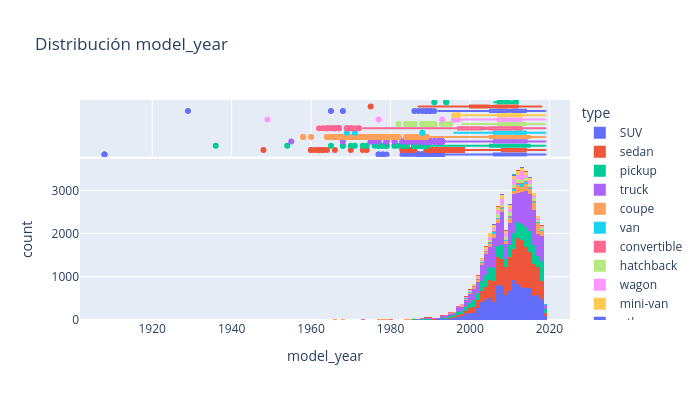

Notebook code cell kept with this figure:
### Code cell
# Visualizar histograma de variable 2
hist_plot02 = px.histogram(
    df_clean, 
    x = v[1], 
    title = f"Distribución {v[1]}", 
    color = "type", 
    marginal = "box", 
    width = 700, 
    height = 400
)
hist_plot02.show()

### Figure 1 — Plotly figure (JSON) as saved in the notebook; plotly's stock layout.template omitted (floating-point values rounded to 4 significant figures; data arrays with more than 128 entries replaced by an {"elided": "..."} marker saying what was removed)
{"data": [{"bingroup": "x", "hovertemplate": "type=SUV<br>model_year=%{x}<br>count=%{y}<extra></extra>", "legendgroup": "SUV", "marker": {"color": "#636efa", "pattern": {"shape": ""}}, "name": "SUV", "orientation": "v", "showlegend": true, "type": "histogram", "x": {"elided": "11486 float values"}, "xaxis": "x", "yaxis": "y"}, {"hovertemplate": "type=SUV<br>model_year=%{x}<extra></extra>", "legendgroup": "SUV", "marker": {"color": "#636efa"}, "name": "SUV", "notched": true, "showlegend": false, "type": "box", "x": {"elided": "11486 float values"}, "xaxis": "x2", "yaxis": "y2"}, {"bingroup": "x", "hovertemplate": "type=sedan<br>model_year=%{x}<br>count=%{y}<extra></extra>", "legendgroup": "sedan", "marker": {"color": "#EF553B", "pattern": {"shape": ""}}, "name": "sedan", "orientation": "v", "showlegend": true, "type": "histogram", "x": {"elided": "11306 float values"}, "xaxis": "x", "yaxis": "y"}, {"hovertemplate": "type=sedan<br>model_year=%{x}<extra></extra>", "legendgroup": "sedan", "marker": {"color": "#EF553B"}, "name": "sedan", "notched": true, "showlegend": false, "type": "box", "x": {"elided": "11306 float values"}, "xaxis": "x2", "yaxis": "y2"}, {"bingroup": "x", "hovertemplate": "type=pickup<br>model_year=%{x}<br>count=%{y}<extra></extra>", "legendgroup": "pickup", "marker": {"color": "#00cc96", "pattern": {"shape": ""}}, "name": "pickup", "orientation": "v", "showlegend": true, "type": "histogram", "x": {"elided": "6484 float values"}, "xaxis": "x", "yaxis": "y"}, {"hovertemplate": "type=pickup<br>model_year=%{x}<extra></extra>", "legendgroup": "pickup", "marker": {"color": "#00cc96"}, "name": "pickup", "notched": true, "showlegend": false, "type": "box", "x": {"elided": "6484 float values"}, "xaxis": "x2", "yaxis": "y2"}, {"bingroup": "x", "hovertemplate": "type=truck<br>model_year=%{x}<br>count=%{y}<extra></extra>", "legendgroup": "truck", "marker": {"color": "#ab63fa", "pattern": {"shape": ""}}, "name": "truck", "orientation": "v", "showlegend": true, "type": "histogram", "x": {"elided": "11517 float values"}, "xaxis": "x", "yaxis": "y"}, {"hovertemplate": "type=truck<br>model_year=%{x}<extra></extra>", "legendgroup": "truck", "marker": {"color": "#ab63fa"}, "name": "truck", "notched": true, "showlegend": false, "type": "box", "x": {"elided": "11517 float values"}, "xaxis": "x2", "yaxis": "y2"}, {"bingroup": "x", "hovertemplate": "type=coupe<br>model_year=%{x}<br>count=%{y}<extra></extra>", "legendgroup": "coupe", "marker": {"color": "#FFA15A", "pattern": {"shape": ""}}, "name": "coupe", "orientation": "v", "showlegend": true, "type": "histogram", "x": {"elided": "2158 float values"}, "xaxis": "x", "yaxis": "y"}, {"hovertemplate": "type=coupe<br>model_year=%{x}<extra></extra>", "legendgroup": "coupe", "marker": {"color": "#FFA15A"}, "name": "coupe", "notched": true, "showlegend": false, "type": "box", "x": {"elided": "2158 float values"}, "xaxis": "x2", "yaxis": "y2"}, {"bingroup": "x", "hovertemplate": "type=van<br>model_year=%{x}<br>count=%{y}<extra></extra>", "legendgroup": "van", "marker": {"color": "#19d3f3", "pattern": {"shape": ""}}, "name": "van", "orientation": "v", "showlegend": true, "type": "histogram", "x": {"elided": "594 float values"}, "xaxis": "x", "yaxis": "y"}, {"hovertemplate": "type=van<br>model_year=%{x}<extra></extra>", "legendgroup": "van", "marker": {"color": "#19d3f3"}, "name": "van", "notched": true, "showlegend": false, "type": "box", "x": {"elided": "594 float values"}, "xaxis": "x2", "yaxis": "y2"}, {"bingroup": "x", "hovertemplate": "type=convertible<br>model_year=%{x}<br>count=%{y}<extra></extra>", "legendgroup": "convertible", "marker": {"color": "#FF6692", "pattern": {"shape": ""}}, "name": "convertible", "orientation": "v", "showlegend": true, "type": "histogram", "x": {"elided": "419 float values"}, "xaxis": "x", "yaxis": "y"}, {"hovertemplate": "type=convertible<br>model_year=%{x}<extra></extra>", "legendgroup": "convertible", "marker": {"color": "#FF6692"}, "name": "convertible", "notched": true, "showlegend": false, "type": "box", "x": {"elided": "419 float values"}, "xaxis": "x2", "yaxis": "y2"}, {"bingroup": "x", "hovertemplate": "type=hatchback<br>model_year=%{x}<br>count=%{y}<extra></extra>", "legendgroup": "hatchback", "marker": {"color": "#B6E880", "pattern": {"shape": ""}}, "name": "hatchback", "orientation": "v", "showlegend": true, "type": "histogram", "x": {"elided": "974 float values"}, "xaxis": "x", "yaxis": "y"}, {"hovertemplate": "type=hatchback<br>model_year=%{x}<extra></extra>", "legendgroup": "hatchback", "marker": {"color": "#B6E880"}, "name": "hatchback", "notched": true, "showlegend": false, "type": "box", "x": {"elided": "974 float values"}, "xaxis": "x2", "yaxis": "y2"}, {"bingroup": "x", "hovertemplate": "type=wagon<br>model_year=%{x}<br>count=%{y}<extra></extra>", "legendgroup": "wagon", "marker": {"color": "#FF97FF", "pattern": {"shape": ""}}, "name": "wagon", "orientation": "v", "showlegend": true, "type": "histogram", "x": {"elided": "1431 float values"}, "xaxis": "x", "yaxis": "y"}, {"hovertemplate": "type=wagon<br>model_year=%{x}<extra></extra>", "legendgroup": "wagon", "marker": {"color": "#FF97FF"}, "name": "wagon", "notched": true, "showlegend": false, "type": "box", "x": {"elided": "1431 float values"}, "xaxis": "x2", "yaxis": "y2"}, {"bingroup": "x", "hovertemplate": "type=mini-van<br>model_year=%{x}<br>count=%{y}<extra></extra>", "legendgroup": "mini-van", "marker": {"color": "#FECB52", "pattern": {"shape": ""}}, "name": "mini-van", "orientation": "v", "showlegend": true, "type": "histogram", "x": {"elided": "1075 float values"}, "xaxis": "x", "yaxis": "y"}, {"hovertemplate": "type=mini-van<br>model_year=%{x}<extra></extra>", "legendgroup": "mini-van", "marker": {"color": "#FECB52"}, "name": "mini-van", "notched": true, "showlegend": false, "type": "box", "x": {"elided": "1075 float values"}, "xaxis": "x2", "yaxis": "y2"}, {"bingroup": "x", "hovertemplate": "type=other<br>model_year=%{x}<br>count=%{y}<extra></extra>", "legendgroup": "other", "marker": {"color": "#636efa", "pattern": {"shape": ""}}, "name": "other", "orientation": "v", "showlegend": true, "type": "histogram", "x": {"elided": "234 float values"}, "xaxis": "x", "yaxis": "y"}, {"hovertemplate": "type=other<br>model_year=%{x}<extra></extra>", "legendgroup": "other", "marker": {"color": "#636efa"}, "name": "other", "notched": true, "showlegend": false, "type": "box", "x": {"elided": "234 float values"}, "xaxis": "x2", "yaxis": "y2"}, {"bingroup": "x", "hovertemplate": "type=offroad<br>model_year=%{x}<br>count=%{y}<extra></extra>", "legendgroup": "offroad", "marker": {"color": "#EF553B", "pattern": {"shape": ""}}, "name": "offroad", "orientation": "v", "showlegend": true, "type": "histogram", "x": {"elided": "204 float values"}, "xaxis": "x", "yaxis": "y"}, {"hovertemplate": "type=offroad<br>model_year=%{x}<extra></extra>", "legendgroup": "offroad", "marker": {"color": "#EF553B"}, "name": "offroad", "notched": true, "showlegend": false, "type": "box", "x": {"elided": "204 float values"}, "xaxis": "x2", "yaxis": "y2"}, {"bingroup": "x", "hovertemplate": "type=bus<br>model_year=%{x}<br>count=%{y}<extra></extra>", "legendgroup": "bus", "marker": {"color": "#00cc96", "pattern": {"shape": ""}}, "name": "bus", "orientation": "v", "showlegend": true, "type": "histogram", "x": [1994.0, 2011.0, 1994.0, 2007.0, 2011.0, 2011.0, 2007.0, 2011.0, 2011.0, 2011.0, 2007.0, 2011.0, 2007.0, 2011.0, 2011.0, 2006.0, 2008.0, 2007.0, 1991.0, 2011.0, 2011.0, 2011.0, 2011.0, 2011.0], "xaxis": "x", "yaxis": "y"}, {"hovertemplate": "type=bus<br>model_year=%{x}<extra></extra>", "legendgroup": "bus", "marker": {"color": "#00cc96"}, "name": "bus", "notched": true, "showlegend": false, "type": "box", "x": [1994.0, 2011.0, 1994.0, 2007.0, 2011.0, 2011.0, 2007.0, 2011.0, 2011.0, 2011.0, 2007.0, 2011.0, 2007.0, 2011.0, 2011.0, 2006.0, 2008.0, 2007.0, 1991.0, 2011.0, 2011.0, 2011.0, 2011.0, 2011.0], "xaxis": "x2", "yaxis": "y2"}], "layout": {"barmode": "relative", "height": 400, "legend": {"title": {"text": "type"}, "tracegroupgap": 0}, "title": {"text": "Distribución model_year"}, "width": 700, "xaxis": {"anchor": "y", "domain": [0, 1], "title": {"text": "model_year"}}, "xaxis2": {"anchor": "y2", "domain": [0, 1], "matches": "x", "showgrid": true, "showticklabels": false}, "yaxis": {"anchor": "x", "domain": [0, 0.7326], "title": {"text": "count"}}, "yaxis2": {"anchor": "x2", "domain": [0.7426, 1], "matches": "y2", "showgrid": false, "showline": false, "showticklabels": false, "ticks": ""}}}
